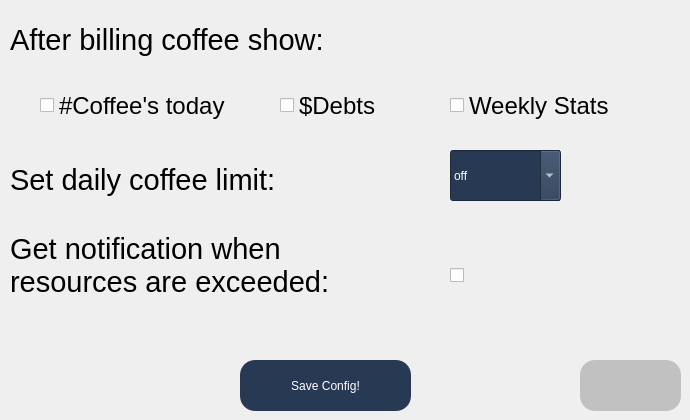
       <widget class="QWidget" name="tabBillingScreenConfig">
        <attribute name="title">
         <string>Configuration</string>
        </attribute>
        <widget class="QLabel" name="txtAmount_16">
         <property name="geometry">
          <rect>
           <x>10</x>
           <y>10</y>
           <width>521</width>
           <height>61</height>
          </rect>
         </property>
         <property name="font">
          <font>
           <family>Segoe UI</family>
           <pointsize>22</pointsize>
           <weight>50</weight>
           <italic>false</italic>
           <bold>false</bold>
          </font>
         </property>
         <property name="styleSheet">
          <string notr="true"/>
         </property>
         <property name="text">
          <string>&lt;html&gt;&lt;head/&gt;&lt;body&gt;&lt;p&gt;After billing coffee show:&lt;/p&gt;&lt;/body&gt;&lt;/html&gt;</string>
         </property>
        </widget>
        <widget class="QCheckBox" name="checkBoxAmountCoffeeToday">
         <property name="geometry">
          <rect>
           <x>40</x>
           <y>70</y>
           <width>241</width>
           <height>71</height>
          </rect>
         </property>
         <property name="font">
          <font>
           <family>Segoe UI</family>
           <pointsize>18</pointsize>
          </font>
         </property>
         <property name="text">
          <string>#Coffee's today</string>
         </property>
         <property name="iconSize">
          <size>
           <width>16</width>
           <height>30</height>
          </size>
         </property>
        </widget>
        <widget class="QCheckBox" name="checkBoxDebts">
         <property name="geometry">
          <rect>
           <x>280</x>
           <y>70</y>
           <width>141</width>
           <height>71</height>
          </rect>
         </property>
         <property name="font">
          <font>
           <family>Segoe UI</family>
           <pointsize>18</pointsize>
          </font>
         </property>
         <property name="text">
          <string>$Debts</string>
         </property>
         <property name="iconSize">
          <size>
           <width>16</width>
           <height>16</height>
          </size>
         </property>
        </widget>
        <widget class="QCheckBox" name="checkBoxWeeklyStats">
         <property name="geometry">
          <rect>
           <x>450</x>
           <y>60</y>
           <width>191</width>
           <height>91</height>
          </rect>
         </property>
         <property name="font">
          <font>
           <family>Segoe UI</family>
           <pointsize>18</pointsize>
          </font>
         </property>
         <property name="text">
          <string>Weekly Stats</string>
         </property>
         <property name="iconSize">
          <size>
           <width>16</width>
           <height>16</height>
          </size>
         </property>
        </widget>
        <widget class="QLabel" name="txtAmount_17">
         <property name="geometry">
          <rect>
           <x>10</x>
           <y>150</y>
           <width>421</width>
           <height>61</height>
          </rect>
         </property>
         <property name="font">
          <font>
           <family>Segoe UI</family>
           <pointsize>22</pointsize>
           <weight>50</weight>
           <italic>false</italic>
           <bold>false</bold>
          </font>
         </property>
         <property name="styleSheet">
          <string notr="true"/>
         </property>
         <property name="text">
          <string>&lt;html&gt;&lt;head/&gt;&lt;body&gt;&lt;p&gt;Set daily coffee limit:&lt;/p&gt;&lt;/body&gt;&lt;/html&gt;</string>
         </property>
        </widget>
        <widget class="QComboBox" name="cbDailyCoffeeLimit">
         <property name="geometry">
          <rect>
           <x>450</x>
           <y>150</y>
           <width>111</width>
           <height>51</height>
          </rect>
         </property>
         <property name="font">
          <font>
           <family>Segoe UI</family>
           <pointsize>20</pointsize>
           <weight>50</weight>
           <italic>false</italic>
           <bold>false</bold>
          </font>
         </property>
         <property name="styleSheet">
          <string notr="true">background-color: rgb(40, 57, 83);
font: 20pt &quot;Segoe UI&quot;;
color: rgb(255, 255, 255);
</string>
         </property>
         <property name="editable">
          <bool>true</bool>
         </property>
         <item>
          <property name="text">
           <string>off</string>
          </property>
         </item>
         <item>
          <property name="text">
           <string>1</string>
          </property>
         </item>
         <item>
          <property name="text">
           <string>2</string>
          </property>
         </item>
         <item>
          <property name="text">
           <string>3</string>
          </property>
         </item>
         <item>
          <property name="text">
           <string>4</string>
          </property>
         </item>
         <item>
          <property name="text">
           <string>5</string>
          </property>
         </item>
         <item>
          <property name="text">
           <string>6</string>
          </property>
         </item>
         <item>
          <property name="text">
           <string>7</string>
          </property>
         </item>
         <item>
          <property name="text">
           <string>8</string>
          </property>
         </item>
         <item>
          <property name="text">
           <string>9</string>
          </property>
         </item>
         <item>
          <property name="text">
           <string>10</string>
          </property>
         </item>
        </widget>
        <widget class="QLabel" name="txtAmount_18">
         <property name="geometry">
          <rect>
           <x>10</x>
           <y>220</y>
           <width>411</width>
           <height>91</height>
          </rect>
         </property>
         <property name="font">
          <font>
           <family>Segoe UI</family>
           <pointsize>22</pointsize>
           <weight>50</weight>
           <italic>false</italic>
           <bold>false</bold>
          </font>
         </property>
         <property name="styleSheet">
          <string notr="true"/>
         </property>
         <property name="text">
          <string>&lt;html&gt;&lt;head/&gt;&lt;body&gt;&lt;p&gt;Get notification when &lt;br/&gt;resources are exceeded:&lt;/p&gt;&lt;/body&gt;&lt;/html&gt;</string>
         </property>
        </widget>
        <widget class="QCheckBox" name="checkBoxNotification">
         <property name="geometry">
          <rect>
           <x>450</x>
           <y>240</y>
           <width>91</width>
           <height>71</height>
          </rect>
         </property>
         <property name="text">
          <string/>
         </property>
        </widget>
        <widget class="QPushButton" name="btnSaveConfig">
         <property name="geometry">
          <rect>
           <x>240</x>
           <y>360</y>
           <width>171</width>
           <height>51</height>
          </rect>
         </property>
         <property name="styleSheet">
          <string notr="true">border-radius:15px;
background-color: rgb(40, 57, 83); 
color: white;
font: 16pt &quot;Lora&quot;;</string>
         </property>
         <property name="text">
          <string>Save Config!</string>
         </property>
        </widget>
        <widget class="QLabel" name="lblError_c">
         <property name="geometry">
          <rect>
           <x>20</x>
           <y>310</y>
           <width>651</width>
           <height>51</height>
          </rect>
         </property>
         <property name="styleSheet">
          <string notr="true">font: 12pt &quot;MS Shell Dlg 2&quot;; color:red;</string>
         </property>
         <property name="text">
          <string/>
         </property>
        </widget>
        <widget class="QPushButton" name="btnKeyboard_2">
         <property name="geometry">
          <rect>
           <x>580</x>
           <y>360</y>
           <width>101</width>
           <height>51</height>
          </rect>
         </property>
         <property name="styleSheet">
          <string notr="true">border-radius:15px;
background-color: rgb(193, 193, 193);
color: white;
font: 16pt &quot;Lora&quot;;</string>
         </property>
         <property name="text">
          <string/>
         </property>
         <property name="icon">
          <iconset>
           <normaloff>images/keyboard.png</normaloff>images/keyboard.png</iconset>
         </property>
         <property name="iconSize">
          <size>
           <width>40</width>
           <height>40</height>
          </size>
         </property>
        </widget>
        <widget class="QLabel" name="lblDone_c">
         <property name="geometry">
          <rect>
           <x>430</x>
           <y>360</y>
           <width>141</width>
           <height>41</height>
          </rect>
         </property>
         <property name="styleSheet">
          <string notr="true">font: 12pt &quot;MS Shell Dlg 2&quot;; color:blue;</string>
         </property>
         <property name="text">
          <string/>
         </property>
         <property name="alignment">
          <set>Qt::AlignCenter</set>
         </property>
        </widget>
       </widget>
